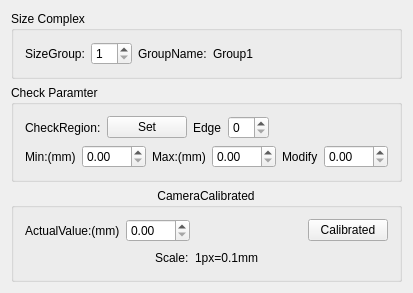
<?xml version="1.0" encoding="UTF-8"?>
<ui version="4.0">
 <class>CDlgHoriSize</class>
 <widget class="CItemDlg" name="CDlgHoriSize">
  <property name="geometry">
   <rect>
    <x>0</x>
    <y>0</y>
    <width>399</width>
    <height>285</height>
   </rect>
  </property>
  <property name="windowTitle">
   <string>Horizontal Size Dialog</string>
  </property>
  <layout class="QVBoxLayout" name="verticalLayout_3">
   <item>
    <widget class="QGroupBox" name="groupBoxComplex">
     <property name="sizePolicy">
      <sizepolicy hsizetype="Preferred" vsizetype="Preferred">
       <horstretch>0</horstretch>
       <verstretch>0</verstretch>
      </sizepolicy>
     </property>
     <property name="title">
      <string>Size Complex</string>
     </property>
     <layout class="QVBoxLayout" name="verticalLayout_4">
      <item>
       <layout class="QHBoxLayout" name="horizontalLayout_6">
        <item>
         <widget class="QLabel" name="label_9">
          <property name="text">
           <string>SizeGroup:</string>
          </property>
         </widget>
        </item>
        <item>
         <widget class="QSpinBox" name="spinSizeGroup">
          <property name="contextMenuPolicy">
           <enum>Qt::NoContextMenu</enum>
          </property>
          <property name="minimum">
           <number>1</number>
          </property>
          <property name="maximum">
           <number>20</number>
          </property>
         </widget>
        </item>
        <item>
         <widget class="QLabel" name="label_10">
          <property name="text">
           <string>GroupName:</string>
          </property>
         </widget>
        </item>
        <item>
         <widget class="QLabel" name="labelGroupName">
          <property name="text">
           <string>Group1</string>
          </property>
         </widget>
        </item>
        <item>
         <spacer name="horizontalSpacer_6">
          <property name="orientation">
           <enum>Qt::Horizontal</enum>
          </property>
          <property name="sizeHint" stdset="0">
           <size>
            <width>136</width>
            <height>17</height>
           </size>
          </property>
         </spacer>
        </item>
       </layout>
      </item>
     </layout>
    </widget>
   </item>
   <item>
    <widget class="QGroupBox" name="groupBoxCheck">
     <property name="title">
      <string>Check Paramter</string>
     </property>
     <layout class="QVBoxLayout" name="verticalLayout">
      <item>
       <layout class="QHBoxLayout" name="horizontalLayout_3">
        <item>
         <widget class="QLabel" name="label_6">
          <property name="text">
           <string>CheckRegion:</string>
          </property>
         </widget>
        </item>
        <item>
         <widget class="QPushButton" name="btnSizeRect">
          <property name="text">
           <string>Set</string>
          </property>
         </widget>
        </item>
        <item>
         <widget class="QLabel" name="label_7">
          <property name="text">
           <string>Edge</string>
          </property>
         </widget>
        </item>
        <item>
         <widget class="QSpinBox" name="spinEdge">
          <property name="contextMenuPolicy">
           <enum>Qt::NoContextMenu</enum>
          </property>
         </widget>
        </item>
        <item>
         <spacer name="horizontalSpacer_4">
          <property name="orientation">
           <enum>Qt::Horizontal</enum>
          </property>
          <property name="sizeHint" stdset="0">
           <size>
            <width>20</width>
            <height>20</height>
           </size>
          </property>
         </spacer>
        </item>
       </layout>
      </item>
      <item>
       <layout class="QHBoxLayout" name="horizontalLayout_4">
        <item>
         <widget class="QLabel" name="label_4">
          <property name="text">
           <string>Min:(mm)</string>
          </property>
         </widget>
        </item>
        <item>
         <widget class="QDoubleSpinBox" name="spinLower">
          <property name="contextMenuPolicy">
           <enum>Qt::NoContextMenu</enum>
          </property>
          <property name="maximum">
           <double>999.990000000000009</double>
          </property>
          <property name="singleStep">
           <double>0.100000000000000</double>
          </property>
         </widget>
        </item>
        <item>
         <widget class="QLabel" name="label_5">
          <property name="text">
           <string>Max:(mm)</string>
          </property>
         </widget>
        </item>
        <item>
         <widget class="QDoubleSpinBox" name="spinUpper">
          <property name="contextMenuPolicy">
           <enum>Qt::NoContextMenu</enum>
          </property>
          <property name="maximum">
           <double>999.990000000000009</double>
          </property>
          <property name="singleStep">
           <double>0.100000000000000</double>
          </property>
         </widget>
        </item>
        <item>
         <widget class="QLabel" name="label_8">
          <property name="text">
           <string>Modify</string>
          </property>
         </widget>
        </item>
        <item>
         <widget class="QDoubleSpinBox" name="spinModify">
          <property name="contextMenuPolicy">
           <enum>Qt::NoContextMenu</enum>
          </property>
          <property name="maximum">
           <double>999.990000000000009</double>
          </property>
          <property name="singleStep">
           <double>0.100000000000000</double>
          </property>
         </widget>
        </item>
       </layout>
      </item>
     </layout>
    </widget>
   </item>
   <item>
    <widget class="QGroupBox" name="groupBoxCalib">
     <property name="title">
      <string>CameraCalibrated</string>
     </property>
     <property name="alignment">
      <set>Qt::AlignHCenter|Qt::AlignTop</set>
     </property>
     <layout class="QVBoxLayout" name="verticalLayout_2">
      <item>
       <layout class="QHBoxLayout" name="horizontalLayout_2">
        <item>
         <widget class="QLabel" name="label">
          <property name="text">
           <string>ActualValue:(mm)</string>
          </property>
         </widget>
        </item>
        <item>
         <widget class="QDoubleSpinBox" name="spinReal">
          <property name="contextMenuPolicy">
           <enum>Qt::NoContextMenu</enum>
          </property>
          <property name="maximum">
           <double>999.990000000000009</double>
          </property>
          <property name="singleStep">
           <double>0.100000000000000</double>
          </property>
         </widget>
        </item>
        <item>
         <spacer name="horizontalSpacer_5">
          <property name="orientation">
           <enum>Qt::Horizontal</enum>
          </property>
          <property name="sizeHint" stdset="0">
           <size>
            <width>37</width>
            <height>17</height>
           </size>
          </property>
         </spacer>
        </item>
        <item>
         <widget class="QPushButton" name="btnCalib">
          <property name="text">
           <string>Calibrated</string>
          </property>
         </widget>
        </item>
       </layout>
      </item>
      <item>
       <layout class="QHBoxLayout" name="horizontalLayout">
        <item>
         <spacer name="horizontalSpacer">
          <property name="orientation">
           <enum>Qt::Horizontal</enum>
          </property>
          <property name="sizeHint" stdset="0">
           <size>
            <width>40</width>
            <height>20</height>
           </size>
          </property>
         </spacer>
        </item>
        <item>
         <widget class="QLabel" name="label_2">
          <property name="text">
           <string>Scale:</string>
          </property>
         </widget>
        </item>
        <item>
         <widget class="QLabel" name="labelRuler">
          <property name="text">
           <string>1px=0.1mm</string>
          </property>
         </widget>
        </item>
        <item>
         <spacer name="horizontalSpacer_3">
          <property name="orientation">
           <enum>Qt::Horizontal</enum>
          </property>
          <property name="sizeHint" stdset="0">
           <size>
            <width>40</width>
            <height>20</height>
           </size>
          </property>
         </spacer>
        </item>
       </layout>
      </item>
     </layout>
    </widget>
   </item>
  </layout>
 </widget>
 <layoutdefault spacing="6" margin="11"/>
 <customwidgets>
  <customwidget>
   <class>CItemDlg</class>
   <extends>QWidget</extends>
   <header>citemdlg.h</header>
   <container>1</container>
  </customwidget>
 </customwidgets>
 <resources/>
 <connections/>
 <slots>
  <slot>accept()</slot>
  <slot>reject()</slot>
 </slots>
</ui>
